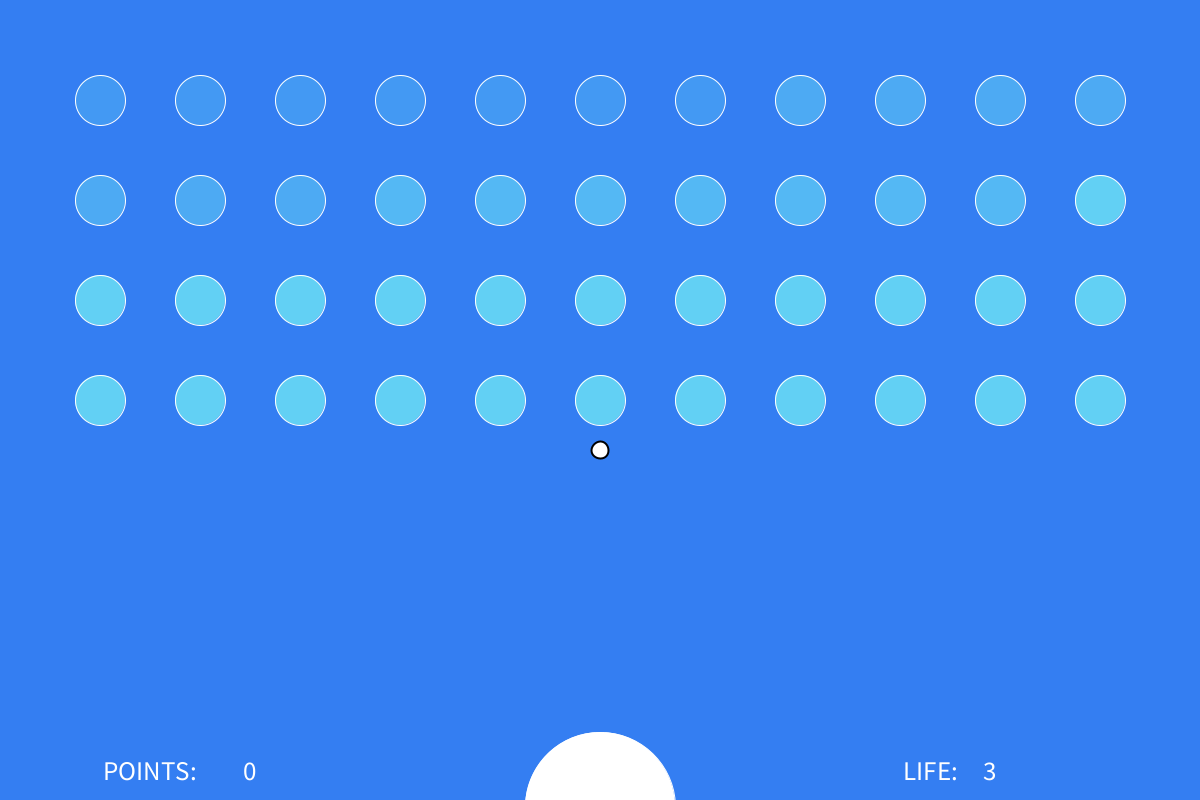
Frame 1 (no input)
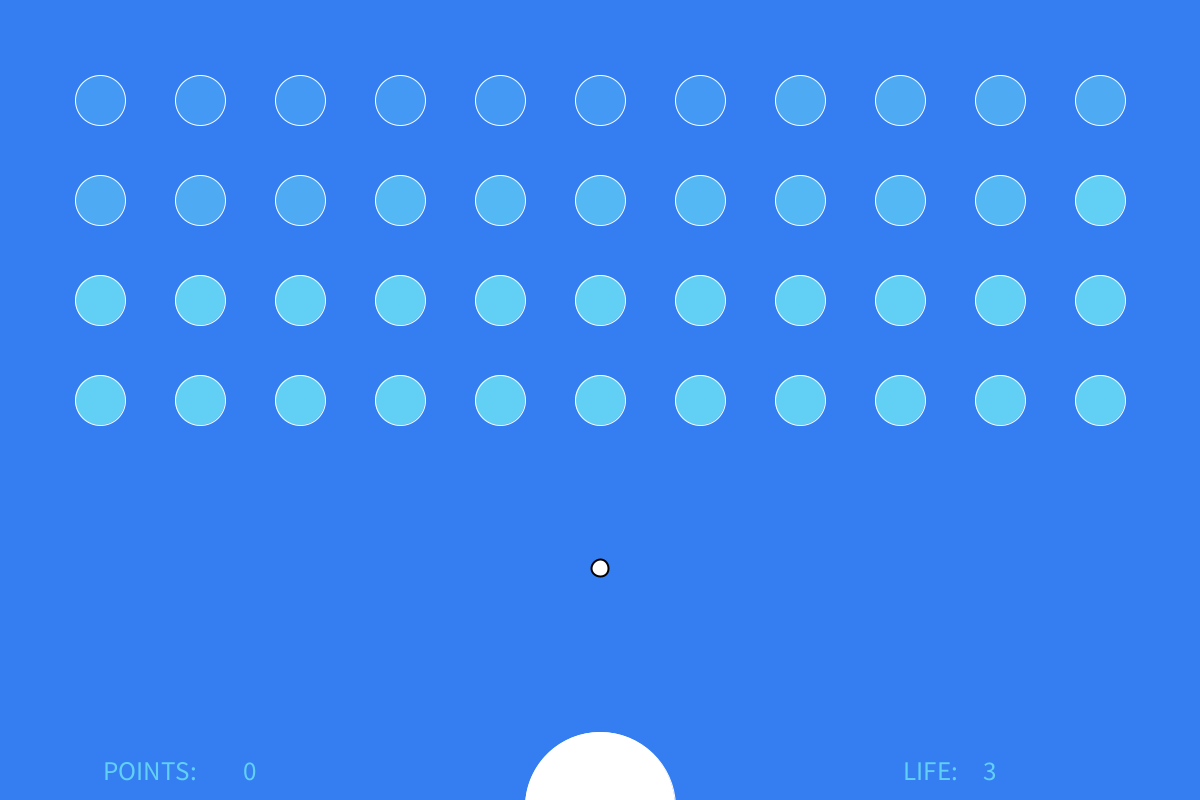
Frame 60 (the mouse pressed at the canvas centre just before this capture)
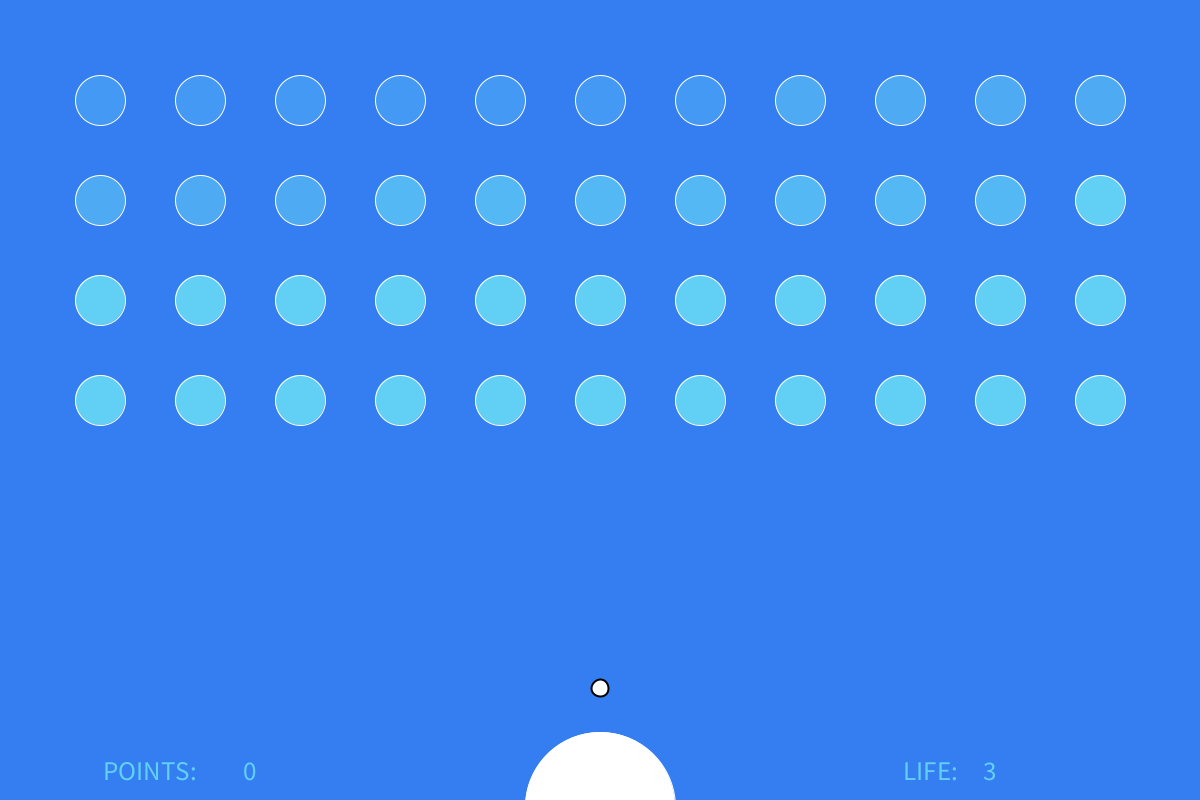
Frame 120 (the mouse held since frame 60 and released just before this capture)

The Processing sketch that drew these frames (run headless with seeded random() and noise(); from frame 60 on, the mouse is pressed at the canvas centre):

// Processing sketch: Breakout_2025_pde
// ── Breakout_2025_pde.pde
// Lawrence Mo
// Unit 5 Project: Breakout
// May 21st 2025

//Mode Frameworks:
int mode;
final int INTRO = 1;
final int GAME = 2;
final int GAMEOVER = 3;
final int PAUSE = 4;

//Color Palette:
color white       = 255;
color black       = 0000000;
color blue1       = #62D0F4;
color blue2       = #54B8F4;
color blue3       = #4DAAF3;
color blue4       = #4399F3;
color blue        = #347EF2;

//paddle values:
float paddleX, paddleY, paddleD;

//brick value:
float brickD;
int[] x;
int[] y;

int tempX, tempY;

//brick position placements:
int n;

//brick placements:
boolean[] alive;

//ball value: Player default
float ballX, ballY, ballD;

//velocity of ball:
float randomized;
float ballVelocityX, ballVelocityY;


//points + life system:
int points, life;


// Key Variables: -------------------------------
boolean aKey, dKey, wKey, sKey;
boolean leftKey, rightKey, upKey, downKey;





void setup() {
  
  //Mode Framework: Intro
  textAlign(CENTER, CENTER);
  rectMode(CENTER);
  mode = INTRO;
  
  size(1200, 800);

  //paddle positions + size:
  paddleX = width / 2;
  paddleY = height + 7;
  paddleD = 150;

  //bricks array list:
  brickD = 50;
  n = 44;

  x = new int[n];
  y = new int[n];
  alive = new boolean[n];

  tempX = tempY = 100;


  int i = 0;
  while ( i < n ) {
    x[i] = tempX;
    y[i] = tempY;
    alive[i] = true;
    tempX += 100;

    if ( tempX == width ) {
      tempX = 100;
      tempY += 100;
    }
    i++;
  }


  //ball position + velocity:
  ballX = width / 2;
  ballY = height / 2 + 50;
  ballD = 17;

  //velocity:
  ballVelocityX = 0;
  ballVelocityY = 2;

  //points + life system calculations:
  points = 0;
  life = 3;
}


void draw() {
  //if ( mode == INTRO ) {
  //  Intro();
  //} else if ( mode == GAME ) {
  //  game();
  //} else if ( mode == PAUSE ) {
  //  pausescreen();
  //} else if ( mode == GAMEOVER ) {
  //  gameover();
  //} else {
  //  println(" Mode Error: Mode is " + mode);
  //}
  
  game();
}




void game() {
  //background color of the game
  background(blue);

  //points + life system:
  textSize(27);

  text("POINTS:", width / 8, height - 30);
  text("LIFE:", width - 270, height - 30);
  text(points, width - 950, height - 30);
  text(life, width - 210, height - 30);


  //paddle -- Player A
  fill(white);
  stroke(white);
  circle(paddleX, paddleY, paddleD);
  if (aKey && paddleX > paddleD / 2 + 2) paddleX -= 5;
  if (dKey && paddleX < width - paddleD / 2 - 4) paddleX += 5;


  //paddle + ball interactions:
  if ( dist(paddleX, paddleY, ballX, ballY) < paddleD / 2 + ballD / 2) {
    ballVelocityX = (ballX - paddleX) / 10;
    ballVelocityY = (ballY - paddleY) / 10;
  }


  // ball: Player Default
  fill(white);
  stroke(black);
  strokeWeight(2);
  circle(ballX, ballY, ballD);

  // Ball movement
  ballX += ballVelocityX;
  ballY += ballVelocityY;

  //boundaries of the ball
  if (ballX > width - ballD / 2 || ballX < 0 + ballD / 2) {
    ballVelocityX *= -1;
  }

  if (ballY < 0 + ballD / 2) {
    ballVelocityY *= -1;
  }

  //Separate Function: When ball passes the paddle
  if (ballY > height + ballD / 2 + 17) {
    ballX = width / 2;
    ballY = height / 2 + 50;
    ballVelocityX = 0;
    ballVelocityY = 2;
    life -= 1;
  }

  //Manage bricks: breaking bricks

  int i = 0;
  while ( i < n ) {
    if ( alive[i] == true ) {
      manageBricks (i);
    }
    i++;
  }
}




void manageBricks(int i) {
  int rowIndex = i / 7;

  stroke(white);
  strokeWeight(1);
  if (rowIndex == 0) fill(blue4);
  else if (rowIndex == 1) fill(blue3);
  else if (rowIndex == 2) fill(blue2);
  else if (rowIndex == 3) fill(blue1);

  circle(x[i], y[i], brickD);

  // Brick and ball collision
  if (dist(ballX, ballY, x[i], y[i]) < ballD / 2 + brickD / 2) {
    ballVelocityX = (ballX - x[i]) / 5;
    ballVelocityY = (ballY - y[i]) / 5;
    alive[i] = false;
  }
}

void gameClicks() {
  if (true) {
  }
}

// ── Game_Over.pde
void gameover() {
  background(255, 0, 0);
  text("GAME OVER", width / 2, height / 2);
}

void gameoverClicks() {
  mode = INTRO;
}

// ── Interactions.pde

void keyPressed() {
  if (key == 'a' || key == 'A') aKey = true;
  if (key == 'd' || key == 'D') dKey = true;
  if (key == 'w' || key == 'W') wKey = true;
  if (key == 's' || key == 'S') sKey = false;

  if (keyCode == RIGHT) rightKey = true;
  if (keyCode == LEFT) leftKey = true;
  if (keyCode == UP) upKey = true;
  if (keyCode == DOWN) downKey = false;
}

void keyReleased() {

  if (key == 'a') aKey = false;
  if (key == 'd') dKey = false;
  if (key == 'w') wKey = false;
  if (key == 's') sKey = false;

  if (keyCode == RIGHT) rightKey = false;
  if (keyCode == LEFT) leftKey = false;
  if (keyCode == UP) upKey = false;
  if (keyCode == DOWN) downKey = false;
}

void mousePressed() {
  mode += 1;
}

// ── Intro.pde
void Intro() {
  background(255, 0, 0);
  text("INTRO", width / 2, height / 2);
}

// ── Pause.pde
void pausescreen() {
  background(0, 255, 0);
  text("PAUSE", width / 2, height / 2);
}
